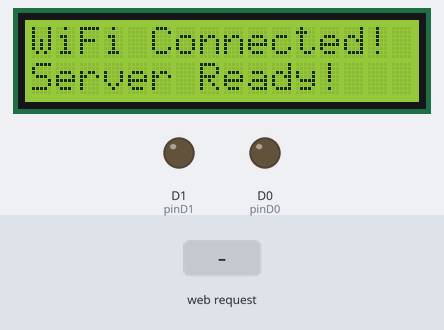
Simulated run of this sketch. Board: ESP8266 (NodeMCU). Shown: 16×2 character LCD, output pins drawn as LEDs (lit = HIGH). The inputs (shaded band) are chosen by the test bench. WiFi joins after 1.5 s; servers stay silent unless stated; what the sketch prints to the serial monitor is not drawn.

Above: at 2.7 s.
2.8 s: HTTP request GET /available received
At 3.6 s:
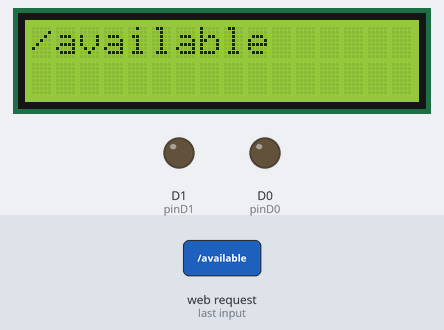
4.3 s: HTTP request GET /not_available received
At 4.8 s:
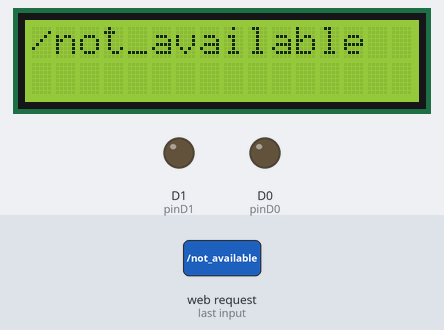
5.8 s: HTTP request GET /none received
At 7.1 s:
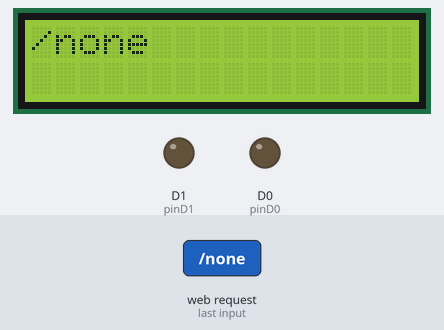
Timing chart, 0 to 8.8 s (numbered marks = the images above; inputs shaded):
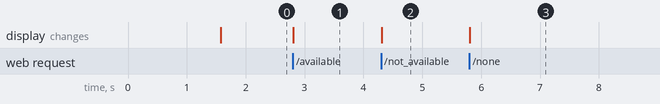

The sketch:

iotdoormonitor.ino
```cpp
#include <LiquidCrystal.h>
#include <ESP8266WiFi.h>  // For ESP8266. Use <WiFi.h> for ESP32.

const char* ssid = "";      // Your WiFi SSID
const char* password = "";    // Your WiFi Password

const int RS = D2, EN = D3, d4 = D5, d5 = D6, d6 = D7, d7 = D8;
const int pinD0 = 16;  // GPIO 16 (D0)
const int pinD1 = 5;   // GPIO 5 (D1)
LiquidCrystal lcd(RS, EN, d4, d5, d6, d7);

IPAddress local_IP(192, 168, 1, 184);    // Choose a unique IP address in your network
IPAddress gateway(192, 168, 1, 1);       // Typically your router's IP address
IPAddress subnet(255, 255, 255, 0);      // Standard subnet mask

WiFiServer server(80);

void setup() {
  Serial.begin(115200);
  lcd.begin(16, 2);
  lcd.print("Connecting...");

  WiFi.config(local_IP, gateway, subnet);
  WiFi.begin(ssid, password);
  while (WiFi.status() != WL_CONNECTED) {
    delay(500);
    Serial.print(".");
  }
  Serial.println("\nConnected to WiFi.");
  Serial.println(WiFi.localIP());  // Print the static IP address
  lcd.clear();
  lcd.print("WiFi Connected!");

  server.begin();
  Serial.println("Server started");
  lcd.setCursor(0, 1);
  lcd.print("Server Ready!");

  pinMode(pinD0, OUTPUT);
  pinMode(pinD1, OUTPUT);
}

void loop() {
  WiFiClient client = server.available();

  if (client) {
    Serial.println("New client connected.");
    String currentLine = "";
    String request = "";
    String text = "";
    String status = "";

    while (client.connected()) {
      if (client.available()) {
        char c = client.read();
        request += c;  // Store the incoming data

        if (c == '\n') {
          if (currentLine.length() == 0) {
            // Extract text and status from URL
            int textStart = request.indexOf("text=") + 5;
            int textEnd = request.indexOf('&', textStart);
            if (textEnd == -1) textEnd = request.indexOf(' ', textStart);
            text = request.substring(textStart, textEnd);
            text.replace("+", " ");

            int statusStart = request.indexOf("status=") + 7;
            int statusEnd = request.indexOf(' ', statusStart);
            status = request.substring(statusStart, statusEnd);

            // Update LCD and GPIO pins
            lcd.clear();
            lcd.print(text);

            if (status == "available") {
              digitalWrite(pinD0, HIGH);
              digitalWrite(pinD1, LOW);
            } else if (status == "not_available") {
              digitalWrite(pinD0, LOW);
              digitalWrite(pinD1, HIGH);
            } else if (status == "none") {
              digitalWrite(pinD0, LOW);
              digitalWrite(pinD1, LOW);
            }

            // Send HTTP response with CSS
            client.println("HTTP/1.1 200 OK");
            client.println("Content-type:text/html");
            client.println();
            client.print("<!DOCTYPE HTML><html>");
            client.print("<head>");
            client.print("<style>");
            client.print("body {");
            client.print("  font-family: Arial, sans-serif;");
            client.print("  text-align: center;");
            client.print("  background-color: #f4f4f4;");
            client.print("  margin: 0;");
            client.print("  padding: 0;");
            client.print("}");
            client.print("h1 {");
            client.print("  color: #333;");
            client.print("}");
            client.print("form {");
            client.print("  display: inline-block;");
            client.print("  background: #fff;");
            client.print("  padding: 20px;");
            client.print("  border-radius: 8px;");
            client.print("  box-shadow: 0 0 10px rgba(0, 0, 0, 0.1);");
            client.print("}");
            client.print("input[type=\"text\"] {");
            client.print("  font-size: 18px;");
            client.print("  padding: 10px;");
            client.print("  width: 300px;");
            client.print("  border: 1px solid #ccc;");
            client.print("  border-radius: 4px;");
            client.print("}");
            client.print("input[type=\"submit\"] {");
            client.print("  font-size: 18px;");
            client.print("  padding: 10px 20px;");
            client.print("  background-color: #007BFF;");
            client.print("  color: white;");
            client.print("  border: none;");
            client.print("  border-radius: 4px;");
            client.print("  cursor: pointer;");
            client.print("}");
            client.print("input[type=\"submit\"]:hover {");
            client.print("  background-color: #0056b3;");
            client.print("}");
            client.print(".status-radio {");
            client.print("  margin: 0 10px;");
            client.print("}");
            client.print("</style>");
            client.print("</head>");
            client.print("<body>");
            client.print("<h1>LCD Controller</h1>");
            client.print("<form action='/' method='get'>");
            client.print("Text: <input type='text' name='text'><br><br>");
            client.print("Status: ");
            client.print("<label class=\"status-radio\">");
            client.print("<input type='radio' name='status' value='available'> Available ");
            client.print("</label>");
            client.print("<label class=\"status-radio\">");
            client.print("<input type='radio' name='status' value='not_available'> Not Available ");
            client.print("</label>");
            client.print("<label class=\"status-radio\">");
            client.print("<input type='radio' name='status' value='none'> None");
            client.print("</label><br><br>");
            client.print("<input type='submit' value='Send to LCD'>");
            client.print("</form>");
            client.print("</body>");
            client.print("</html>");
            break;
          } else {
            currentLine = "";
          }
        } else if (c != '\r') {
          currentLine += c; // Store current line
        }
      }
    }
    client.stop(); // Close connection with client
    Serial.println("Client disconnected.");
  }
}
```

Measured:
- after the input at 2.8 s, the display: changes at once (image 1)
- after the input at 4.3 s, the display: changes at once (image 2)
- after the input at 5.8 s, the display: changes at once (image 3)
